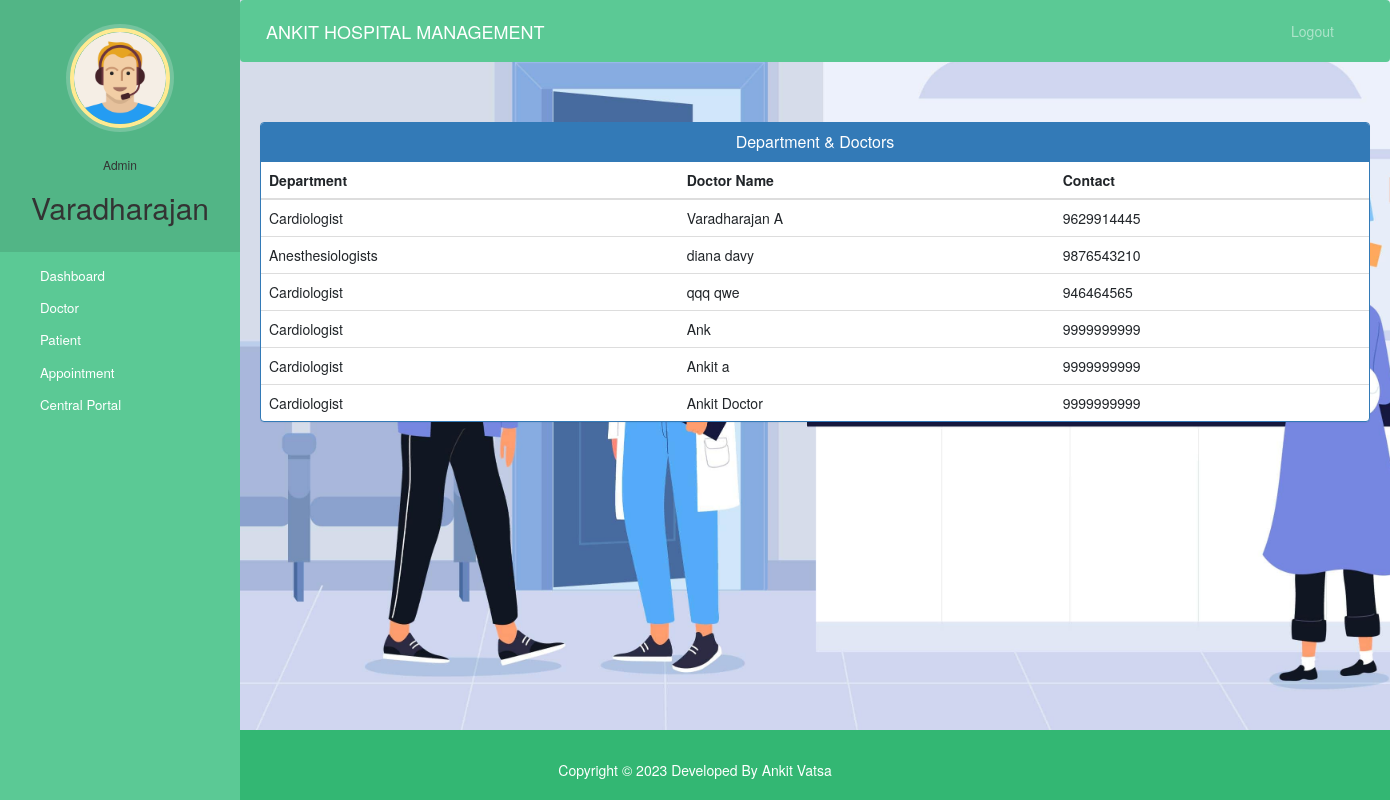
Screenshot of /admin-view-doctor-specialisation (signed in) with the database file from the repository.
### hospital/models.py (models this page shows, shortened)
class Doctor(models.Model):
    user=models.OneToOneField(User,on_delete=models.CASCADE)
    profile_pic= models.ImageField(upload_to='profile_pic/DoctorProfilePic/',null=True,blank=True)
    address = models.CharField(max_length=40)
    mobile = models.CharField(max_length=20,null=True)
    department= models.CharField(max_length=50,choices=departments,default='Cardiologist')
    status=models.BooleanField(default=False)
    @property
    def get_name(self):
        return self.user.first_name+" "+self.user.last_name

### hospital/views.py (the view)
# urls.py: path('admin-view-doctor-specialisation',views.admin_view_doctor_specialisation_view,name='admin-view-doctor-specialisation'),
@login_required(login_url='adminlogin')
@user_passes_test(is_admin)
def admin_view_doctor_specialisation_view(request):
    doctors=models.Doctor.objects.all().filter(status=True)
    return render(request,'hospital/admin_view_doctor_specialisation.html',{'doctors':doctors})

### hospital/views.py (called while the page is built)
def is_admin(user):
    return user.groups.filter(name='ADMIN').exists()

### templates/hospital/admin_view_doctor_Specialisation.html (shortened to what this page needs)
{% extends 'hospital/admin_base.html' %}
{% block content %}
<head>
  <link href="//netdna.bootstrapcdn.com/bootstrap/3.0.0/css/bootstrap.min.css" rel="stylesheet" id="bootstrap-css">
</head>
<div class="container">
  <div class="panel panel-primary">
    <div class="panel-heading">
      <h6 class="panel-title">Department & Doctors</h6>
    </div>
    <table class="table table-hover" id="dev-table">
      <thead>
        <tr>
          <th>Department</th>
          <th>Doctor Name</th>
          <th>Contact</th>
        </tr>
      </thead>
      {% for d in doctors %}
      <tr>
        <td>{{d.department}}</td>
        <td> {{d.get_name}}</td>
        <td>{{d.mobile}}</td>
      </tr>
      {% endfor %}
    </table>
  </div>
</div>
{% endblock content %}

### templates/hospital/admin_base.html (shortened to what this page needs)
<!DOCTYPE html>
{% load static %}
<html lang="en">
<head>
  <link rel="stylesheet" href="https://stackpath.bootstrapcdn.com/bootstrap/4.3.1/css/bootstrap.min.css">
  <link rel="stylesheet" href="https://maxcdn.bootstrapcdn.com/font-awesome/4.7.0/css/font-awesome.min.css">
  <link rel="stylesheet" href="{% static '/style.css' %}">
</head>
<body>
<div class="back-image">
  <nav class="menu" tabindex="0">
    <header class="avatar">
      <img src="{% static "images/adminpropic.png" %}" />
      <br><br>
      <h6>Admin</h6>
      <h2>{{request.user.first_name}}</h2>
    </header>
    <ul>
      <li tabindex="0" class="icon-dashboard"> <a style="color:white; text-decoration:none;" href="/admin-dashboard"><span>Dashboard</span></a> </li>
      <li tabindex="0" class="icon-customers"> <a style="color:white; text-decoration:none;" href="/admin-doctor"><span>Doctor</span></a></li>
      <li tabindex="0" class="icon-users"> <a style="color:white; text-decoration:none;" href="/admin-patient"><span>Patient</span></a></li>
      <li tabindex="0" class="icon-calendar"> <a style="color:white; text-decoration:none;" href="/admin-appointment"><span>Appointment</span></a></li>
      <li tabindex="0" class="icon-calendar"> <a style="color:white; text-decoration:none;" href="/admin-central"><span>Central Portal</span></a></li>
    </ul>
  </nav>
  <main>
    <div class="bs-example">
      <nav class="navbar navbar-expand-md  navbar-dark fixed-top" style="background:#5bc995;">
        <a href="/admin-dashboard" class="navbar-brand">ANKIT HOSPITAL MANAGEMENT</a>
        <div class="collapse navbar-collapse justify-content-between" id="navbarCollapse">
          <div class="navbar-nav" style=" margin-left: 90%;">
            <a href="/logout" class="nav-item nav-link">Logout</a>
          </div>
        </div>
      </nav>
    </div>
    <br><br>
    {% block content %}
    {% endblock content %}
    <br><br><br><br>
  </main>
</div>
{% include "hospital/footer.html" %}
</body>
</html>

### static/style.css (style rules this page uses)
body { padding-left: 240px; }
main { position: relative; height: 100vh; }
.menu { background: #5bc995; height: 100vh; width: 240px; position: fixed; top: 0px; left: 0; z-index: 5; outline: none; }
.menu .avatar { background: rgba(0, 0, 0, 0.1); padding: 2em 0.5em; text-align: center; }
.menu .avatar img { width: 100px; border-radius: 50%; overflow: hidden; border: 4px solid #ffea92; box-shadow: 0 0 0 4px rgba(255, 255, 255, 0.2); }
.menu .avatar h2 { font-weight: normal; margin-bottom: 0; }
.menu ul { list-style: none; padding: 0.5em 0; margin: 0; }
.menu ul li { padding: 0.5em 1em 0.5em 3em; font-size: 0.95em; font-weight: regular; background-repeat: no-repeat; background-position: left 15px center; background-size: auto 20px; transition: all 0.15s linear; cursor: pointer; }
.menu ul li.icon-dashboard { background-image: url("http://www.entypo.com/images//gauge.svg"); }
.menu ul li.icon-customers { background-image: url("http://www.entypo.com/images//briefcase.svg"); }
.menu ul li.icon-users { background-image: url("http://www.entypo.com/images//users.svg"); }
.menu ul li.icon-calendar { background-image: url("http://www.entypo.com/images//calendar.svg"); }

### templates/hospital/admin_view_doctor_Specialisation.html (style rules this page uses)
a:link { text-decoration: none; }
h6 { text-align: center; }

### rows the page displays
Doctor: department "Cardiologist", get_name "Varadharajan A", mobile "9629914445"
Doctor: department "Anesthesiologists", get_name "diana davy", mobile "9876543210"
Doctor: department "Cardiologist", get_name "qqq qwe", mobile "946464565"
Doctor: department "Cardiologist", get_name "Ank", mobile "9999999999"
Doctor: department "Cardiologist", get_name "Ankit a", mobile "9999999999"
Doctor: department "Cardiologist", get_name "Ankit Doctor", mobile "9999999999"

### other values shown
{{ request.user.first_name }} "Varadharajan"
